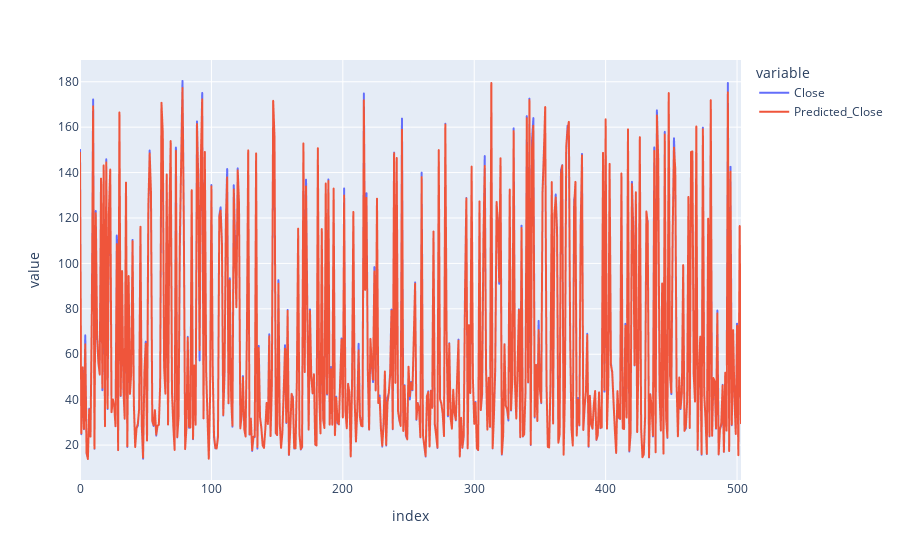

The cell this chart's notebook holds for it:
### Code cell
pe.line(     y=["Close","Predicted_Close"], data_frame=result_df    )

### Figure 1 — Plotly figure (JSON) as saved in the notebook; plotly's stock layout.template omitted (floating-point values rounded to 4 significant figures; data arrays with more than 128 entries replaced by an {"elided": "..."} marker saying what was removed)
{"data": [{"hovertemplate": "variable=Close<br>index=%{x}<br>value=%{y}<extra></extra>", "legendgroup": "Close", "line": {"color": "#636efa", "dash": "solid"}, "marker": {"symbol": "circle"}, "mode": "lines", "name": "Close", "showlegend": true, "type": "scattergl", "x": {"elided": "504 int values"}, "xaxis": "x", "y": {"elided": "504 float values"}, "yaxis": "y"}, {"hovertemplate": "variable=Predicted_Close<br>index=%{x}<br>value=%{y}<extra></extra>", "legendgroup": "Predicted_Close", "line": {"color": "#EF553B", "dash": "solid"}, "marker": {"symbol": "circle"}, "mode": "lines", "name": "Predicted_Close", "showlegend": true, "type": "scattergl", "x": {"elided": "504 int values"}, "xaxis": "x", "y": {"elided": "504 float values"}, "yaxis": "y"}], "layout": {"legend": {"title": {"text": "variable"}, "tracegroupgap": 0}, "margin": {"t": 60}, "xaxis": {"anchor": "y", "domain": [0, 1], "title": {"text": "index"}}, "yaxis": {"anchor": "x", "domain": [0, 1], "title": {"text": "value"}}}}
